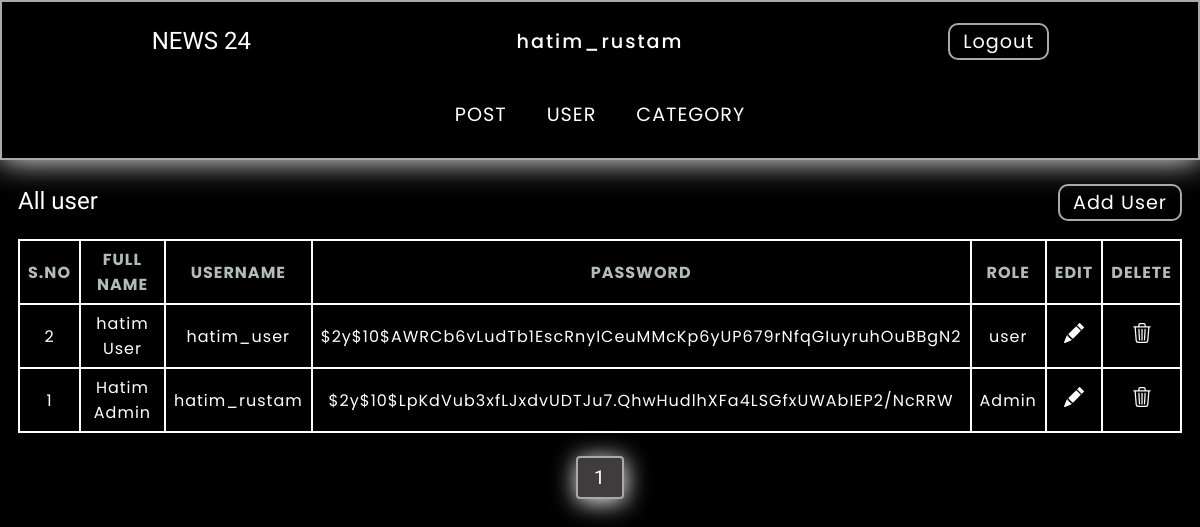
The page /admin/user.php (signed in) on the database its author committed.
### tables this page shows
CREATE TABLE `user` (
  `user_id` int(11) NOT NULL,
  `first_name` varchar(10) NOT NULL,
  `last_name` varchar(10) NOT NULL,
  `user_name` varchar(20) NOT NULL,
  `password` varchar(255) NOT NULL,
  `role` int(11) NOT NULL
);

### admin/user.php (the view, shortened to what this page needs)
<!DOCTYPE html>
<html lang="en">
<head>
    <link rel="stylesheet" href="../css/user.css">
</head>
<body>
    <div class="container">
        <header>
            <div class="header1">
                <div class="logo">
                    <a href="post.php">NEWS 24</a>
                </div>
                <div class="username">
                    <h1><?php echo $_SESSION["user_name"]; ?></h1>
                </div>
                <div class="logout">
                    <a href="logout_code.php">Logout</a>
                </div>
            </div>
            <nav>
                <ul>
                    <li><a href="post.php">POST</a></li>
                    <?php
                    if ($_SESSION["role"] == '2') {
                    ?>
                        <li><a href="user.php">USER</a></li>
                        <li><a href="category.php">CATEGORY</a></li>
                    <?php
                    }
                    ?>
                </ul>
            </nav>
        </header>
        <main>
            <div class="info">
                <div class="user-big">
                    All user
                </div>
                <div class="add">
                    <a href="add_user.php">Add User</a>
                </div>
            </div>
            <div class="table">
                <div class="table-container">
                    <table id="tabel">
                        <thead>
                            <tr>
                                <th>S.NO</th>
                                <th>FULL NAME</th>
                                <th>USERNAME</th>
                                <th>PASSWORD</th>
                                <th>ROLE</th>
                                <th>EDIT</th>
                                <th>DELETE</th>
                            </tr>
                        </thead>
                        <tbody>
                            <?php
                            include "configure.php";
                            if (isset($_GET["pages"])) {
                                $page = $_GET["pages"];
                            } else {
                                $page = 1;
                            }
                            $limit = 6;
                            $offset = ($page - 1) * $limit;
                            $query = "select * from user order by user_id desc limit {$offset},{$limit}";
                            $sql = mysqli_query($connection, $query) or die("Query fail");
                            if (mysqli_num_rows($sql) > 0) {
                                while ($row = mysqli_fetch_assoc($sql)) {
                            ?>
                                    <tr>
                                        <td><?php echo $row["user_id"]; ?></td>
                                        <td><?php echo $row["first_name"] . " " . $row["last_name"]; ?></td>
                                        <td><?php echo $row["user_name"]; ?></td>
                                        <td><?php echo $row["password"]; ?></td>
                                        <td>
                                            <?php
                                            if ($row["role"] == 1) {
                                                echo "user";
                                            } else {
                                                echo "Admin";
                                            }
                                            ?>
                                        </td>
                                        <td>
                                            <a href='update_user.php?id=<?php echo $row["user_id"]; ?>'>
                                            </a>
                                        </td>
                                        <td>
                                            <a href='delete_user_code.php?id=<?php echo $row["user_id"]; ?>&username=<?php echo $row["user_name"]; ?>' onclick='return confirmDelete("<?php echo $row["user_name"]; ?>");'>
                                            </a>
                                        </td>
                                    </tr>
                            <?php
                                }
                            }
                            ?>
                        </tbody>
                    </table>
                </div>
                <?php
                $query1 = "select * from user";
                $sql1 = mysqli_query($connection, $query1) or die("querry fail");
                if (mysqli_num_rows($sql1) > 0) {
                    $total_record = mysqli_num_rows($sql1);
                    $total_pages = ceil($total_record / $limit);
                    echo '<ul class="pagination">';
                    for ($i = 1; $i <= $total_pages; $i++) {
                        if ($i == $page) {
                            $active = "active";
                        } else {
                            $active = "";
                        }
                        echo '<li><a href="user.php?pages=' . $i . '" class="' . $active . '">' . $i . '</a></li>';
                    }
                    echo '</ul>';
                }
                ?>
            </div>
        </main>
    </div>
</body>
</html>

### css/user.css (style rules this page uses)
* { margin: 0; padding: 0; box-sizing: border-box; font-size: 16px; }
body { background-color: black; height: 100vh; width: 100%; }
.container { width: 100%; height: 100%; }
header { width: 100%; height: 20%; border: 2.5px solid darkgrey; box-shadow: gray 0px 1px 20px -15px, white 0px 0px 30px 0px; }
.header1 { padding: 10px 0; display: flex; align-items: center; justify-content: space-evenly; width: 100%; height: 50%; }
.logo { display: flex; align-items: center; justify-content: center; width: 100%; height: 100%; }
.logo a { color: white; font-size: 1.5em; font-family: 'Comfortaa', sans-serif; text-decoration: none; }
.username { display: flex; align-items: center; justify-content: center; width: 100%; height: 100%; }
.username h1 { font-family: "Poppins", sans-serif; font-size: 1.2em; color: white; word-spacing: 2px; letter-spacing: 2px; font-weight: 500; }
.logout { display: flex; align-items: center; justify-content: center; width: 100%; height: 100%; }
.logout a { font-family: "Poppins", sans-serif; font-size: 1.2em; display: block; text-decoration: none; color: white; border: 2px solid darkgrey; border-radius: 10px; padding: 2px 13px; letter-spacing: 1px; }
nav { padding: 0px 0 10px 0; width: 100%; height: 50%; display: flex; justify-content: center; align-items: center; }
ul { width: 100%; height: 100%; display: flex; justify-content: center; align-items: center; }
li { list-style: none; padding: 0 20px; }
ul li a { letter-spacing: 1px; font-family: "Poppins", sans-serif; font-size: 1.2em; display: block; text-decoration: none; color: white; }
main { padding: 2% 0; width: 100%; height: 80%; }
.info { width: 100%; padding: 0 1.5%; display: flex; flex-wrap: wrap; align-items: baseline; justify-content: space-between; }
.user-big { color: white; font-size: 1.5em; font-family: 'Comfortaa', sans-serif; }
.add a { font-family: "Poppins", sans-serif; font-size: 1.2em; display: block; text-decoration: none; color: white; border: 2px solid darkgrey; border-radius: 10px; padding: 2px 13px; letter-spacing: 1px; }
.table { padding: 1.5%; width: 100%; }
table { box-shadow: gray 0px 1px 20px -15px, white 0px 0px 30px 0px; width: 100%; border: 2px solid white; border-collapse: collapse; }
th { border: 2px solid white; color: #B2BEB5; font-family: "Poppins", sans-serif; letter-spacing: 1px; padding: 6px 8px; }
td { letter-spacing: 1px; border: 2px solid white; text-align: center; color: white; font-family: "Poppins", sans-serif; padding: 6px 8px; }
.pagination { width: 100%; display: flex; list-style: none; flex-wrap: wrap; padding: 2% 0; }
.pagination li { margin: 0 5px; padding: 0 8px; }
.pagination a { filter: drop-shadow(1px 3px 12px white); text-decoration: none; padding: 8px 16px; border: 2px solid darkgray; color: white; border-radius: 4px; font-size: 1.2em; font-family: 'Comfortaa', sans-serif; transition: background-color 0.3s; }
.active { background-color: rgb(62, 60, 60); }
.table-container { overflow-x: auto; -webkit-overflow-scrolling: touch; }

### rows shown on the page
user: user_id "2", first_name "hatim", last_name "User", user_name "hatim_user", password "$2y$10$AWRCb6vLudTb1EscRnyICeuMMcKp6yUP679rNfqGIuyruhOuBBgN2", role "user"
user: user_id "1", first_name "Hatim", last_name "Admin", user_name "hatim_rustam", password "$2y$10$LpKdVub3xfLJxdvUDTJu7.QhwHudlhXFa4LSGfxUWAbIEP2/NcRRW", role "Admin"

### other values the page prints
$_SESSION["user_name"] "hatim_rustam"
